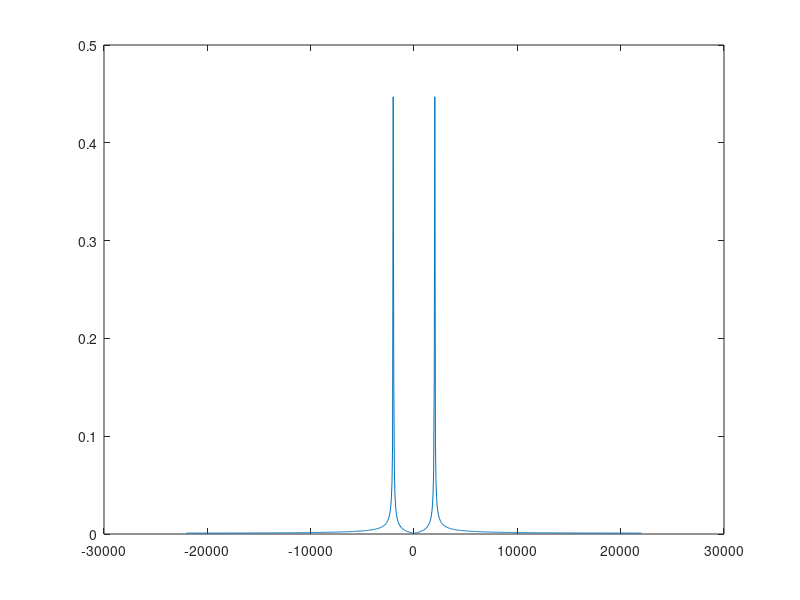

MATLAB code to generate this figure:
%DFT
f_c = 44100;
sinc = 1/f_c;
window_size = 777;
bin_size = f_c/window_size;
f = [-f_c/2:bin_size:f_c/2 - bin_size];
freq = 2000;
w = freq*2*pi;
dur = window_size*sinc;
t = [-dur/2:sinc:dur/2 - sinc];
%y = exp(i*w*t);
y = cos(w*t);
%y = sin(w*t);
output = zeros(size(f));
for k = 1:window_size
	anal = exp(-i*f(k)*2*pi*t);
	y_anal = y.*anal;
	f_sum = sum(y_anal);
	output(k) = f_sum;
end
plot(f, abs(output)/window_size)